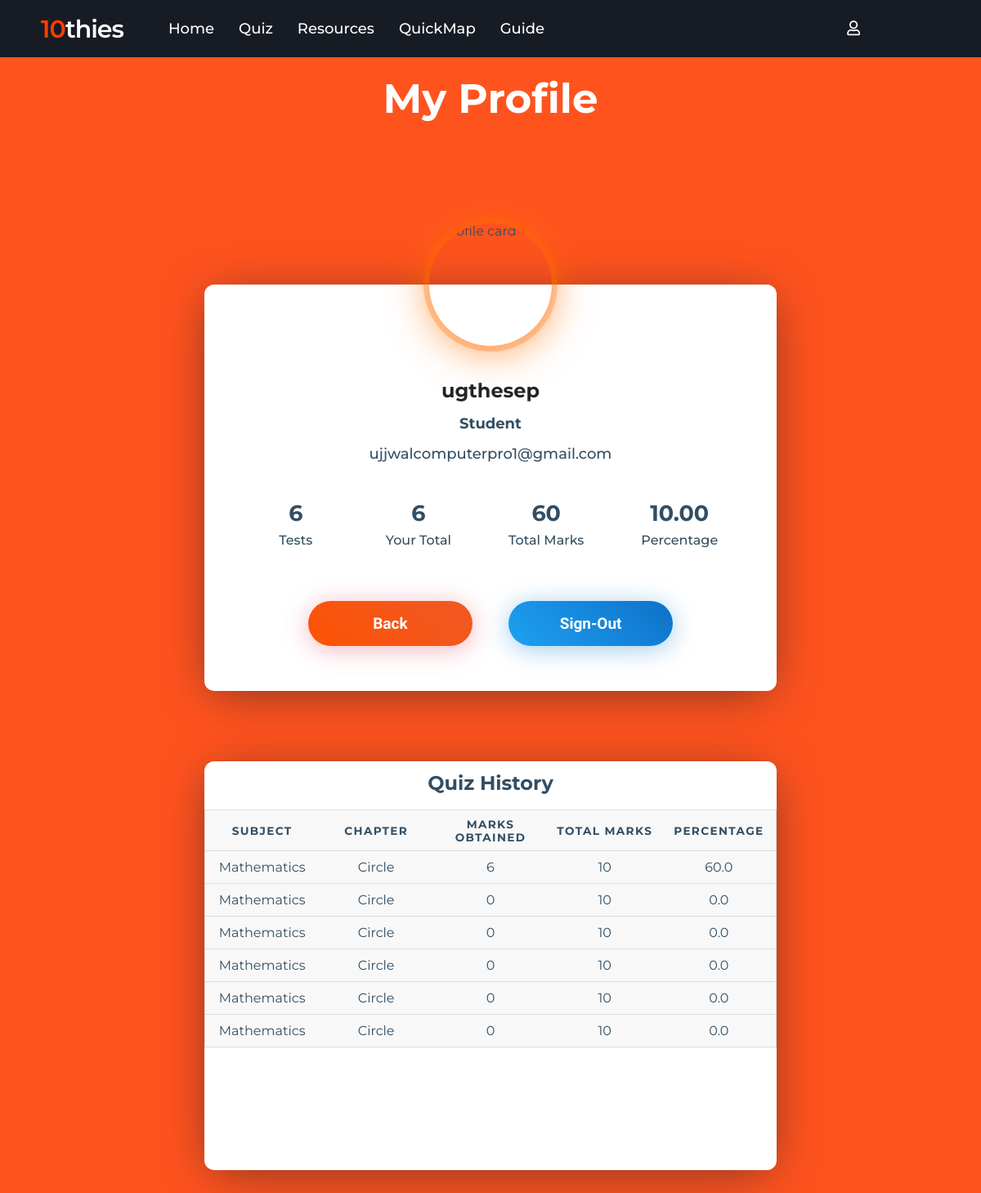
Before: /Profile/ (signed in) with the older database file.
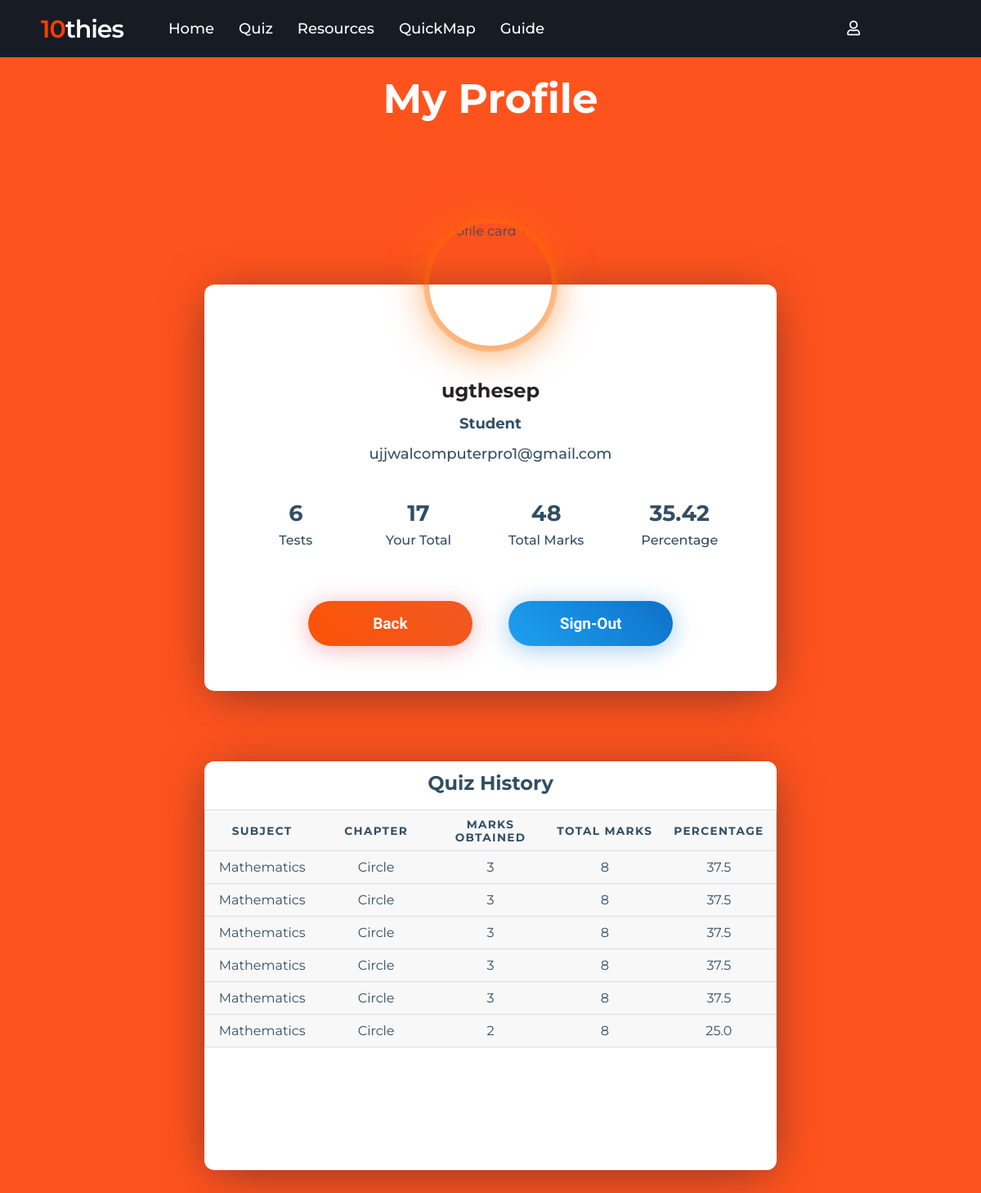
After: the same page with the newer database file.
### Quiz/models.py (models this page shows, shortened)
class QuizResult(models.Model):
    user = models.ForeignKey(User,on_delete=models.CASCADE,blank=True)
    marksobtained = models.IntegerField()
    totalmarks = models.IntegerField()
    percentage = models.FloatField()
    subcode=models.IntegerField()
    subname=models.CharField(max_length=200)
    level=models.TextField()
    chname=models.CharField(max_length=200)

### User/views.py (the view)
    def mod_isauth(request):
        if 'username' in request.session.keys():
            return isauth(request)
        else:
            return HttpResponseRedirect('signin')

### Profile/views.py (called while the page is built)
@deco_auth
def Profile(request):
    user=request.user
    result=QuizResult.objects.filter(user=request.user)
    total=get_total(result)
    res = render(request,'Profile/profile.html',{'user':user,'result':result,'tresult':total,'total_test':len(result)})
    return res

def get_total(result):
    tres=QuizResult()
    tres.marksobtained=0
    tres.totalmarks=0
    for res in result:
        tres.marksobtained+=int(res.marksobtained)
        tres.totalmarks+=int(res.totalmarks)
    tres.percentage=calculate_per(tres.totalmarks,tres.marksobtained)
    if(tres.percentage!=None):
        tres.percentage=format(tres.percentage,".2f")
    else:
        tres.percentage=float(0)
    return tres

### Quiz/views.py (called while the page is built)
def calculate_per(totalquestions,correctanswer):
    try:
        return (correctanswer*100)/totalquestions
    except ZeroDivisionError:
        pass

### User/views.py (called while the page is built)
def deco_auth(isauth):
    def mod_isauth(request):
        if 'username' in request.session.keys():
            return isauth(request)
        else:
            return HttpResponseRedirect('signin')
    return mod_isauth

### templates/Profile/profile.html (shortened to what this page needs)
{% extends 'Home/nav.html' %}
{% load static %}
{% block content %}
<link rel="stylesheet" href="{% static 'css/profile.css'  %}">
</head>
<body>
  <h1>My Profile</h1>
  <div class="wrapper">
    <div class="profile-card js-profile-card">
      <div class="profile-card__img">
        <img src="{% static 'images/user.gif' %}" alt="profile card">
      </div>
      <div class="profile-card__cnt js-profile-cnt">
        <div class="profile-card__name">{{user.username}}</div>
        <div class="profile-card__txt"> <strong>Student</strong> </div>
        <div class="profile-card__txt">{{user.email}}</div>
        <div class="profile-card-inf">
          <div class="profile-card-inf__item">
            <div class="profile-card-inf__title">{{total_test}}</div>
            <div class="profile-card-inf__txt">Tests</div>
          </div>
          <div class="profile-card-inf__item">
            <div class="profile-card-inf__title">{{tresult.marksobtained}}</div>
            <div class="profile-card-inf__txt">Your Total</div>
          </div>
          <div class="profile-card-inf__item">
            <div class="profile-card-inf__title">{{tresult.totalmarks}}</div>
            <div class="profile-card-inf__txt">Total Marks</div>
          </div>
          <div class="profile-card-inf__item">
            <div class="profile-card-inf__title">{{tresult.percentage}}</div>
            <div class="profile-card-inf__txt">Percentage</div>
          </div>
        </div>
        <div class="profile-card-ctr">
          <a href="{% url 'home' %}"><button class="profile-card__button button--orange">Back</button></a>
          <a href="{% url 'signout' %}"><button class="profile-card__button button--blue js-message-btn">Sign-Out</button></a>
        </div>
      </div>
    </div>
  </div>
  {% if tresult.percentage %}
<div class="wrapper">
  <div class="profile-card quiz">
    <table>
      <caption><strong>Quiz History</strong></caption>
      <thead>
        <tr>
          <th scope="col">Subject</th>
          <th scope="col">Chapter</th>
          <th scope="col">Marks Obtained</th>
          <th scope="col">Total Marks</th>
          <th scope="col">Percentage</th>
        </tr>
      </thead>
      <tbody>
        <tr>
          {% for res in result %}
          <td data-label="Subject">{{res.subname}}</td>
          <td data-label="Chapter">{{res.chname}}</td>
          <td data-label="Marks Obtained">{{res.marksobtained}}</td>
          <td data-label="Total Marks">{{res.totalmarks}}</td>
          <td data-label="Percentage">{{res.percentage}}</td>
        </tr>
       {% endfor %}
      </tbody>
    </table>
  </div>
</div>
{% endif %}
{% endblock %}

### templates/Home/nav.html (shortened to what this page needs)
<!DOCTYPE html>
{% load static %}
<html lang="en" dir="ltr">
   <head>
      <link rel="stylesheet" href="https://cdnjs.cloudflare.com/ajax/libs/font-awesome/5.15.3/css/all.min.css"/>
     <link rel="stylesheet" href="{% static 'css/style.css' %}">
   </head>
   <body>
       <nav>
         <div class="logo">
          <a href="{% url 'home' %}"><span style="color: var(--main-color) ;">10</span>thies</a>
         </div>
         <div class="nav-items">
            <li><a href="{% url 'home' %}">Home</a></li>
            <li><a href="{% url 'quiz' %}">Quiz</a></li>
            <li><a href="{% url 'resources' %}">Resources</a></li>
            <li><a href="{% url 'quickmap' %}">QuickMap</a></li>
            <li><a href="{% url 'construction' %}">Guide</a></li>
         </div>
		 {% if user.is_authenticated %}
		 <div  class="nav-items log">
			<li>
			   <a class="fas fa-user" href="{% url 'profile' %}"></a>
			</li>
		  </div>
		 {% else %}
       <div  class="nav-items log">
         <li>
            <a href="{% url 'signup' %}"><i class="fas fa-solid fa-user-plus"></i></a>
         </li>
       </div>
	   {% endif %}
      </nav>
      {% block content %}
      {% endblock %}
</body>
</html>

### static/css/style.css (style rules this page uses)
:root { --main-color:#ff3d00; --main-color-light:#ff531e; }
* { margin: 0; padding: 0; outline: none; box-sizing: border-box; font-family: 'Montserrat', sans-serif; }
a { color: white; text-decoration: none; }
body { background: #f2f2f2; text-decoration: none; overflow-x: hidden; }
nav { background: #171c24; display: flex; flex-wrap: wrap; align-items: center; justify-content: space-between; height: 70px; padding: 0 100px; }
nav .logo { color: #fff; font-size: 30px; font-weight: 600; letter-spacing: -1px; }
nav .nav-items { display: flex; flex: 1; padding: 0 0 0 40px; }
nav .nav-items li { list-style: none; padding: 0 15px; }
nav .nav-items li a { color: #fff; font-size: 18px; font-weight: 500; text-decoration: none; }
nav .log li { color: white; margin-left: 70%; }
@media (max-width: 1245px) { nav { padding: 0 50px; } }
li { text-align: justify; }

### static/css/profile.css (style rules this page uses)
:root { --main-color:#ff3d00; --main-color-light:#ff531e; }
html { position: relative; overflow-x: hidden; }
* { box-sizing: border-box; padding: 0%; margin: 0%; }
body { font-family: 'Quicksand', sans-serif; color: #324e63; background-color: var(--main-color-light) !IMPORTANT; }
a, a:hover { text-decoration: none; }
h1 { color: white; text-align: center; font-size: 50px; padding: 20px; }
.wrapper { width: 100%; width: 100%; height: auto; min-height: 100vh; padding: 50px 20px; padding-top: 100px; display: flex; }
.profile-card { width: 100%; min-height: 460px; margin: auto; box-shadow: 0px 8px 60px -10px rgba(13, 28, 39, 0.6); background: #fff; border-radius: 12px; max-width: 700px; position: relative; }
.profile-card__img { width: 150px; height: 150px; margin-left: auto; margin-right: auto; transform: translateY(-50%); border-radius: 50%; overflow: hidden; position: relative; z-index: 4; box-shadow: 0px 5px 50px 0px #ff7300b7, 0px 0px 0px 7px rgba(255, 102, 0, 0.281); }
.profile-card__img img { display: block; width: 100%; height: 100%; object-fit: cover; border-radius: 50%; }
.profile-card__cnt { margin-top: -35px; text-align: center; padding: 0 20px; padding-bottom: 40px; transition: all 0.3s; }
.profile-card__name { font-weight: 700; font-size: 24px; color: rgb(36, 36, 36); margin-bottom: 15px; }
.profile-card__txt { font-size: 18px; font-weight: 500; color: #324e63; margin-bottom: 15px; }
.profile-card-inf { display: flex; justify-content: center; flex-wrap: wrap; align-items: flex-start; margin-top: 35px; }
.profile-card-inf__item { padding: 10px 35px; min-width: 150px; }
.profile-card-inf__title { font-weight: 700; font-size: 27px; color: #324e63; }
.profile-card-inf__txt { font-weight: 500; margin-top: 7px; }
.profile-card-ctr { margin-top: 40px; }
.profile-card__button { background: none; border: none; font-family: 'Quicksand', sans-serif; font-weight: 700; font-size: 19px; margin: 15px 35px; padding: 15px 40px; min-width: 201px; border-radius: 50px; min-height: 55px; color: #fff; cursor: pointer; backface-visibility: hidden; transition: all 0.3s; }
.profile-card__button:first-child { margin-left: 0; }
.profile-card__button:last-child { margin-right: 0; }
.profile-card__button.button--blue { background: linear-gradient(45deg, #1da1f2, #0e71c8); box-shadow: 0px 4px 30px rgba(19, 127, 212, 0.4); margin-left: 20px; }
.profile-card__button.button--orange { background: linear-gradient(45deg, #fc5305, #f05924); box-shadow: 0px 4px 30px rgba(223, 45, 70, 0.35); margin-right: 20px; }
.quiz { margin-top: -140px; height: 500px; overflow-y: auto; }
table { border: 1px solid #ccc; border-collapse: collapse; margin: 0; padding: 0; width: 100%; table-layout: fixed; }
table caption { font-size: 1.5em; margin: .5em 0 .75em; }
table tr { background-color: #f8f8f8; border: 1px solid #ddd; padding: .35em; }
table th, table td { padding: .625em; text-align: center; }
table th { font-size: .85em; letter-spacing: .1em; text-transform: uppercase; }

Changed rows visible on the page:
removed QuizResult: subname "Mathematics", chname "Circle", marksobtained "6", totalmarks "10", percentage "60.0"
removed QuizResult: subname "Mathematics", chname "Circle", marksobtained "0", totalmarks "10", percentage "0.0"
removed QuizResult: subname "Mathematics", chname "Circle", marksobtained "0", totalmarks "10", percentage "0.0"
removed QuizResult: subname "Mathematics", chname "Circle", marksobtained "0", totalmarks "10", percentage "0.0"
removed QuizResult: subname "Mathematics", chname "Circle", marksobtained "0", totalmarks "10", percentage "0.0"
removed QuizResult: subname "Mathematics", chname "Circle", marksobtained "0", totalmarks "10", percentage "0.0"
added QuizResult: subname "Mathematics", chname "Circle", marksobtained "3", totalmarks "8", percentage "37.5"
added QuizResult: subname "Mathematics", chname "Circle", marksobtained "3", totalmarks "8", percentage "37.5"
added QuizResult: subname "Mathematics", chname "Circle", marksobtained "3", totalmarks "8", percentage "37.5"
added QuizResult: subname "Mathematics", chname "Circle", marksobtained "3", totalmarks "8", percentage "37.5"
added QuizResult: subname "Mathematics", chname "Circle", marksobtained "3", totalmarks "8", percentage "37.5"
added QuizResult: subname "Mathematics", chname "Circle", marksobtained "2", totalmarks "8", percentage "25.0"
Other visible differences:
{{ tresult.marksobtained }}: "6" → "17"
{{ tresult.totalmarks }}: "60" → "48"
{{ tresult.percentage }}: "10.00" → "35.42"
